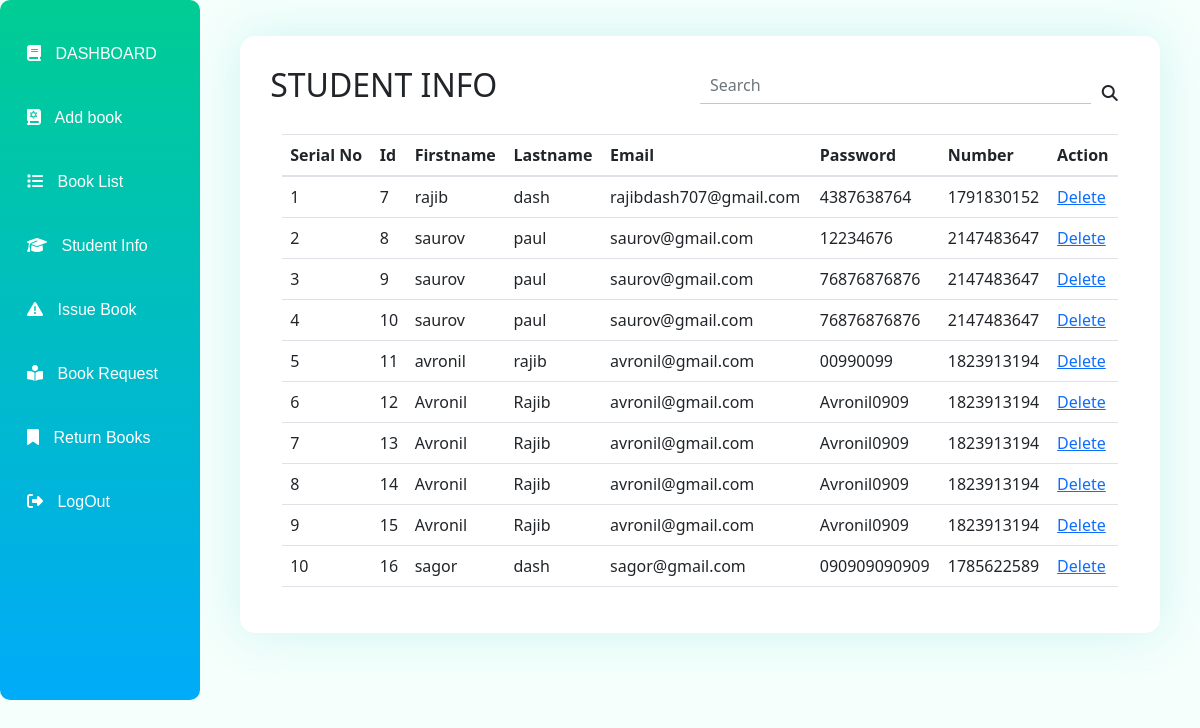
The page /student-info.php on the database as committed earlier.
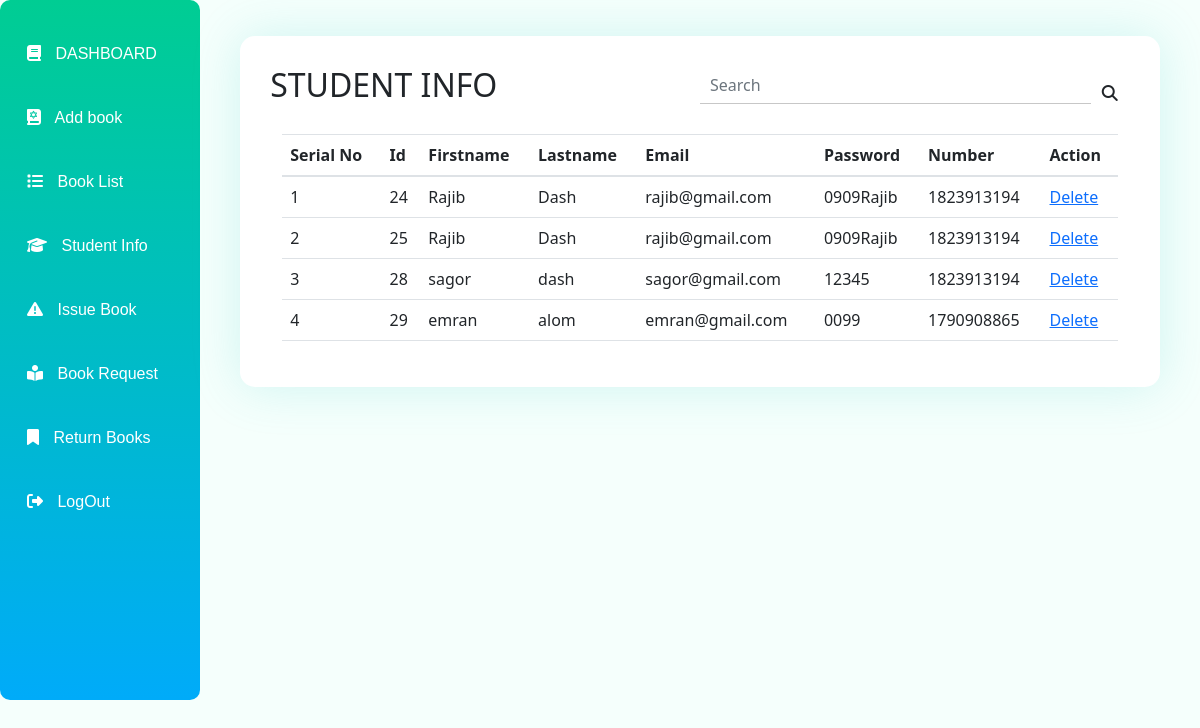
The same page on the database as committed later.
### tables this page shows
CREATE TABLE `student_login_info` (
  `id` int(11) NOT NULL,
  `firstName` varchar(255) NOT NULL,
  `lastName` varchar(255) NOT NULL,
  `email` varchar(255) NOT NULL,
  `password` varchar(255) NOT NULL,
  `number` int(20) NOT NULL
);

### student-info.php (the view, shortened to what this page needs)
<!doctype html>
<html lang="en">
  <head>
    <link rel="stylesheet" href="https://cdnjs.cloudflare.com/ajax/libs/font-awesome/6.4.0/css/all.min.css">
    <link rel="stylesheet" href="https://stackpath.bootstrapcdn.com/bootstrap/4.3.1/css/bootstrap.min.css"
>
     <link href="https://cdn.jsdelivr.net/npm/bootstrap@5.2.3/dist/css/bootstrap.min.css" rel="stylesheet">
  <link rel="stylesheet" href="./css/style.css">
</head>
<body>
  <section>
    <div class="container-fluid">
      <div class="admin-section">
            <div class="row">
                <div class="col-md-2 col-xxl-2 col-lg-2 p-0">
               <?php
                require_once("side_bar.php");
               ?>
                </div>
                <div class="col-md-10 col-xxl-10 col-lg-10  p-3 d-flex justify-content-center mb-auto">
                <div class="student-info-table">
                    <div class="student">
                    <h2 class='d-inline'>STUDENT INFO</h2>
                    <div class="input-group search-bar">
                      <input type="search" class="form-control " placeholder="Search" aria-label="Search" aria-describedby="search-addon" />
                      <span style='background: none;' class="input-group-text border-0" id="search-addon">
                        <i class="fas fa-search"></i>
                      </span>
                    </div>
                    </div>
                    <div class="container mt-3">
                    <?php
    $connect=mysqli_connect('localhost','root','','library');
    $query="SELECT * FROM `student_login_info`";
    $data_sharing=mysqli_query($connect,$query);
    ?>
    <table class="table table-hover">
    <thead>
    <tr>
        <th>Serial No</th>
        <th>Id</th>
        <th>Firstname</th>
        <th>Lastname</th>
        <th>Email</th>
        <th>Password</th>
        <th>Number</th>
        <th>Action</th>
    </tr>
    </thead>
    <tbody>
<?php
   $count=0;
    while($row=mysqli_fetch_assoc($data_sharing))
    {
        $id=$row['id'];
        $first=$row['firstName'];
        $last_name=$row['lastName'];
        $email=$row['email'];
        $pass=$row['password'];
        $number=$row['number'];
        $count++;
        ?>
                        <tr>
                        <td><?php echo $count?></td>
                            <td><?php echo $id?></td>
                            <td><?php echo $first?></td>
                            <td><?php echo $last_name?></td>
                            <td><?php echo $email?></td>
                            <td><?php echo $pass?></td>
                            <td><?php echo $number?></td>
                            <td><a href="php_core\student_delete_core.php?id=<?php echo $id ?>">Delete</a></td>
                        </tr>
 <?php
    }
    ?>
      </tbody>
                    </table>
                    </div>
                </div>
            </div>
        </div>
</div>
</div>
  </body>
</html>

### side_bar.php
<div class="admin side-menu-bar">
      <div class="manu">
            <ul class='side-menu-bar-ul'>
            <li class='<?php echo ($_REQUEST['adDashboard']==true && isset($_REQUEST['adDashboard']))?  "actives":""; ?>' ><a class="dashboard " href="adminDashboard.php?adDashboard=true&&26474"><span ><i class="fa-solid fa-book"></i> DASHBOARD</span></a>
            <li class='<?php echo ($_REQUEST['newBook']==true && isset($_REQUEST['newBook']))?  "actives":""; ?>' ><a href="add-new-book.php?newBook=true&&26474"><i class="fa-sharp fa-solid fa-book-tanakh"></i>  Add book</a></li>
                <li class='<?php echo ($_REQUEST['bookList']==true && isset($_REQUEST['bookList']))?  "actives":""; ?>' ><a href="book-list.php?bookList=true&&26474"><i class="fa-solid fa-list"></i>  Book List</a></li>
                <li class='<?php echo ($_REQUEST['sinfoAdmin']==true && isset($_REQUEST['sinfoAdmin']))?  "actives":""; ?>' ><a href="student-info.php?sinfoAdmin=true&&26474"><i class="fa-solid fa-graduation-cap icon-dada"></i>  Student Info</a></li>
                <li class='<?php echo ($_REQUEST['issuesAdmin']==true && isset($_REQUEST['issuesAdmin']))?  "actives":""; ?>' ><a href="issue-book.php?issuesAdmin=true&&26474"><i class="fa-solid fa-triangle-exclamation"></i>  Issue Book</a></li>
                <li class='<?php echo ($_REQUEST['bookRequest']==true && isset($_REQUEST['bookRequest']))?  "actives":""; ?>' ><a href="book-request.php?bookRequest=true&&26474p"><i class="fa-solid fa-book-open-reader"></i> Book Request</a></li>
                <li class='<?php echo ($_REQUEST['returnBook']==true && isset($_REQUEST['returnBook']))?  "actives":""; ?>' ><a href="return-books.php?returnBook=true&&26474"><i class="fa-solid fa-bookmark"></i>  Return Books</a></li>
                <li class=""><a href="home.php?"><i class="fa-solid fa-right-from-bracket"></i>  LogOut</a></li>
            </ul>
          </div>
    </div>

### css/style.css (style rules this page uses)
* { margin: 0; padding: 0; }
body { min-height: 100%; background-color: #f5fffc; }
.admin { padding: 12px; background: linear-gradient(0deg, #00abf9 0%, #00cd93 100%); color: white; height: 700px; border-radius: 10px; min-height: 100%; }
.admin .manu ul { list-style-type: none; margin: auto; }
.admin .manu ul li { margin-top: 20px; }
.admin .manu ul li a i { margin-right: 10px; margin-left: 5px; }
.admin .manu ul li a { text-decoration: none; color: white; padding: 10px; display: block; font-family: arial; transform: 0.5s; transition: 0.2s; }
.admin .dashboard { display: block; text-decoration: none; margin-top: 0px; font-family: sans-serif; color: white; padding: 10px; }
.admin .manu ul { padding: 0px; }
.student-info-table { background: white; padding: 30px; border-radius: 15px; width: 95%; overflow-x: auto; box-shadow: 0px 0px 50px #3bc6c733; margin-top: 20px; }
.student-info-table .student { margin-bottom: 30px; }
.student-info-table .search-bar { display: inline-flex; width: 50%; justify-content: center; margin: auto; margin-left: 44px; float: right; }
.student-info-table .search-bar input { border-bottom: 1px solid #33333345 !important; outline: none; border: none; border-radius: unset !important; padding: 10px; margin-bottom: 15px; }

Rows that differ between the two databases and show on the page:
removed student_login_info: id "7", firstName "rajib", lastName "dash", email "rajibdash707@gmail.com", password "4387638764", number "1791830152"
removed student_login_info: id "8", firstName "saurov", lastName "paul", email "saurov@gmail.com", password "12234676", number "2147483647"
removed student_login_info: id "9", firstName "saurov", lastName "paul", email "saurov@gmail.com", password "76876876876", number "2147483647"
removed student_login_info: id "10", firstName "saurov", lastName "paul", email "saurov@gmail.com", password "76876876876", number "2147483647"
removed student_login_info: id "11", firstName "avronil", lastName "rajib", email "avronil@gmail.com", password "00990099", number "1823913194"
removed student_login_info: id "12", firstName "Avronil", lastName "Rajib", email "avronil@gmail.com", password "Avronil0909", number "1823913194"
removed student_login_info: id "13", firstName "Avronil", lastName "Rajib", email "avronil@gmail.com", password "Avronil0909", number "1823913194"
removed student_login_info: id "14", firstName "Avronil", lastName "Rajib", email "avronil@gmail.com", password "Avronil0909", number "1823913194"
removed student_login_info: id "15", firstName "Avronil", lastName "Rajib", email "avronil@gmail.com", password "Avronil0909", number "1823913194"
removed student_login_info: id "16", firstName "sagor", lastName "dash", email "sagor@gmail.com", password "090909090909", number "1785622589"
added student_login_info: id "24", firstName "Rajib", lastName "Dash", email "rajib@gmail.com", password "0909Rajib", number "1823913194"
added student_login_info: id "25", firstName "Rajib", lastName "Dash", email "rajib@gmail.com", password "0909Rajib", number "1823913194"
added student_login_info: id "28", firstName "sagor", lastName "dash", email "sagor@gmail.com", password "12345", number "1823913194"
added student_login_info: id "29", firstName "emran", lastName "alom", email "emran@gmail.com", password "0099", number "1790908865"
